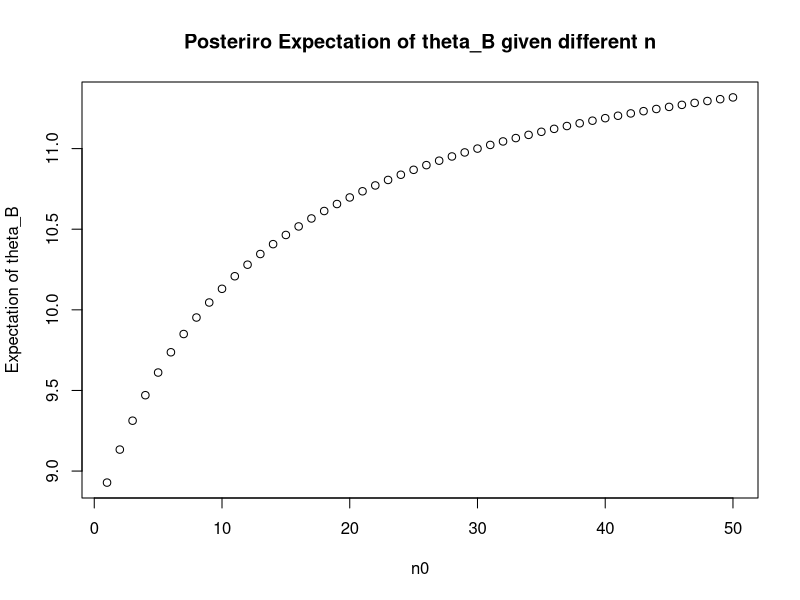
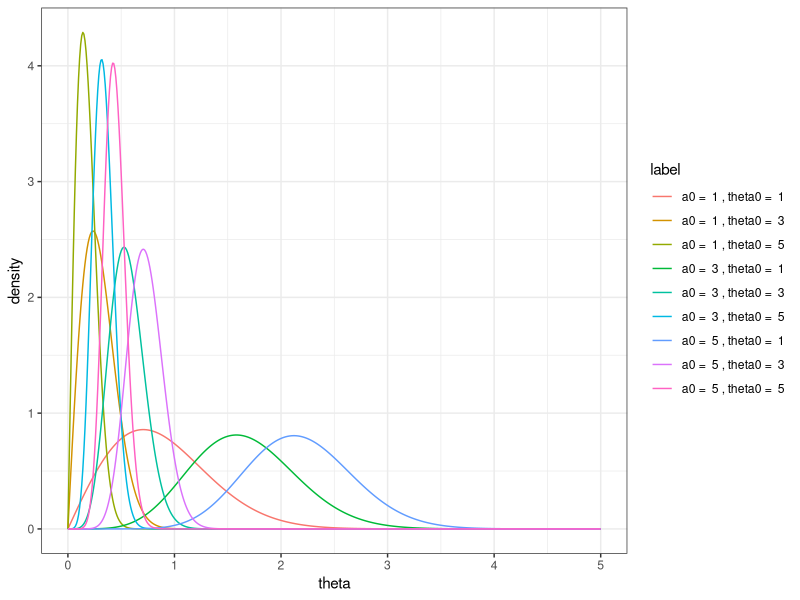
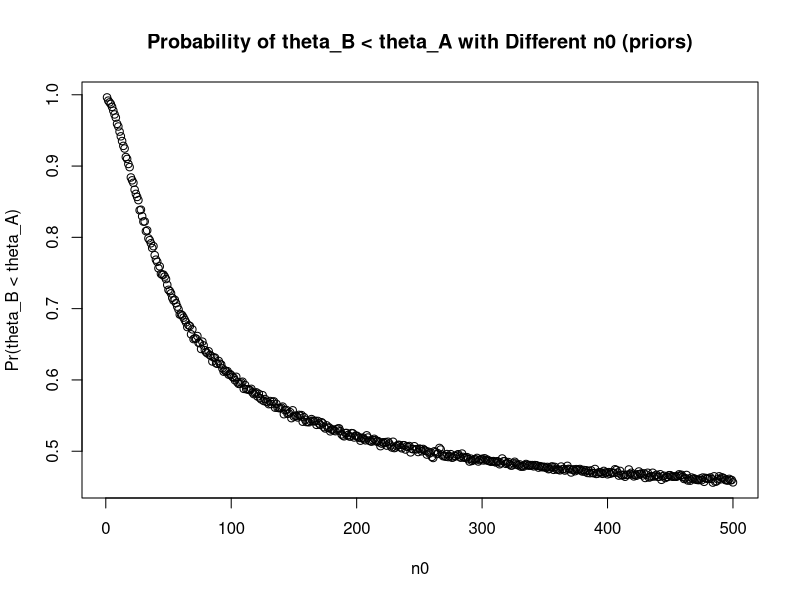
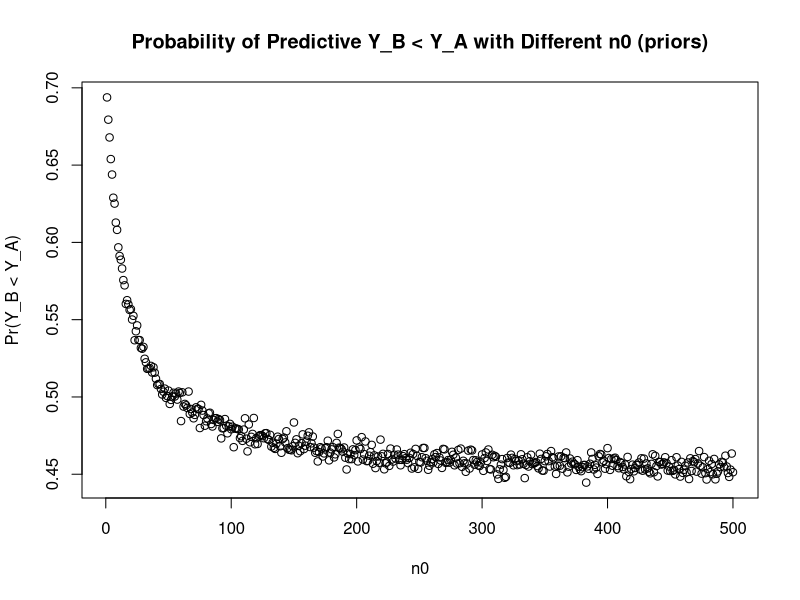

Reproduce these figures in R, in order.
## ---- chunk 1
library(tidyverse)
require(magrittr)
require(plyr)
ggplot2::theme_set(ggplot2::theme_bw())
knitr::opts_chunk$set(fig.align = 'center')
## ---- chunk 2
q <- c(0.025, 0.975)
a <- 237
b <- 20
qgamma(q, a, b)

q <- c(0.025, 0.975)
a <- 125
b <- 14
qgamma(q, a, b)
## ---- chunk 3
n_B <- 13
sum_y_B <- 113

n0 <- seq(1, 50)
prior_a <- 12 * n0
prior_b <- n0
post_a <- prior_a + sum_y_B
post_b <- prior_b + n_B
E_post_theta <- post_a / post_b

plot(n0, E_post_theta, xlab = "n0", ylab = "Expectation of theta_B", 
     main = "Posteriro Expectation of theta_B given different n")
## ---- chunk 4
Galenshore <- function(x, a, theta) {
  return((2/gamma(a)) * theta^(2*a) * x^(2*a - 1) * exp(-(theta^2) * (x^2)))
}

theta <- seq(0, 5, 0.01)
df <- data.frame()
a0 <- seq(1, 5, 2)
theta0 <- seq(1, 5, 2)

for (a0_ in a0){
  for (theta0_ in theta0) {
    df = rbind(df, data.frame(theta = theta, 
                              density = Galenshore(theta, a0_, theta0_), 
                              label = paste("a0 = ", a0_, ", theta0 = ", theta0_)))
  }
}

ggplot(df, aes(x = theta, 
               y = density, 
               group = label, 
               color = label)) +
  geom_line()
## ---- chunk 5
a1 <- 57 + 1
b1 <- 100 - 57 + 1
a2 <- 30 + 1
b2 <- 50 - 30 + 1
theta1 <- rbeta(5000, a1, b1)
theta2 <- rbeta(5000, a2, b2)

Pr1 <- sum(theta1 < theta2) / 5000
Pr1
## ---- chunk 6
a1 <- 120 + 117
b1 <- 10 + 10
a2 <- 12 + 113
b2 <- 1 + 13
N <- 10000

theta_A <- rgamma(N, a1, b1)
theta_B <- rgamma(N, a2, b2)
Pr2 <- sum(theta_B < theta_A) / N
Pr2
## ---- chunk 7
N <- 10000

a1 <- 120 + 117
b1 <- 10 + 10
theta_A <- rgamma(N, a1, b1)

Pr3 <- c()
for (n0 in seq(1, 500)) {
  a2 <- 12 * n0 + 113
  b2 <- n0 + 13
  theta_B <- rgamma(N, a2, b2)
  Pr3[n0] <- sum(theta_B < theta_A) / N
}

plot(seq(1, 500), Pr3, xlab = "n0", ylab = "Pr(theta_B < theta_A)",
     main = "Probability of theta_B < theta_A with Different n0 (priors)")
## ---- chunk 8
a1 <- 120 + 117
b1 <- 10 + 10
a2 <- 12 + 113
b2 <- 1 + 13
N <- 10000

theta_A <- rgamma(N, a1, b1)
theta_B <- rgamma(N, a2, b2)
pre_Y_A <- rpois(N, theta_A)
pre_Y_B <- rpois(N, theta_B)

Pr4 <- mean(pre_Y_B < pre_Y_A)
Pr4
## ---- chunk 9
N <- 10000

a1 <- 120 + 117
b1 <- 10 + 10
theta_A <- rgamma(N, a1, b1)
pre_Y_A <- rpois(N, theta_A)

Pr5 <- c()
for (n0 in seq(1, 500)) {
  a2 <- 12 * n0 + 113
  b2 <- n0 + 13
  theta_B <- rgamma(N, a2, b2)
  pre_Y_B <- rpois(N, theta_B)
  Pr5[n0] <- mean(pre_Y_B < pre_Y_A)
}

plot(seq(1, 500), Pr5, xlab = "n0", ylab = "Pr(Y_B < Y_A)",
     main = "Probability of Predictive Y_B < Y_A with Different n0 (priors)")
